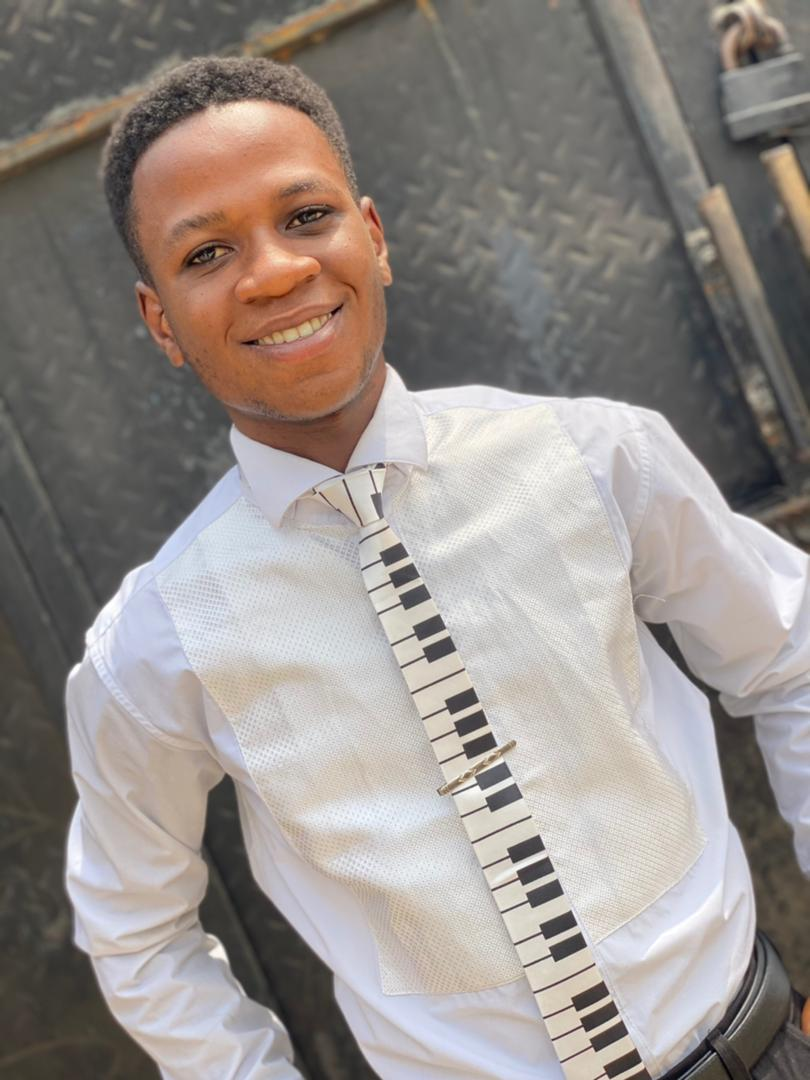
#> input picture images/akin.jpg, 810 x 1080 px, found by its file name
$ python 22_mask_hist.py
#> lines starting #> are read from the running program, lines starting #| are printed output that depends on the picture; after the words box and inside, x2 and y2 are one past the last pixel; in counts of white or black regions, pixels touching at a corner belong together
import cv2
import matplotlib.pyplot as plt
import numpy as np

img = cv2.imread("images/akin.jpg")
#> img is the input picture: shape (1080, 810, 3); mean B, G, R 137.4, 141.6, 148.9

blank = np.zeros(img.shape[:2], dtype="uint8")

gray = cv2.cvtColor(img, cv2.COLOR_BGR2GRAY)
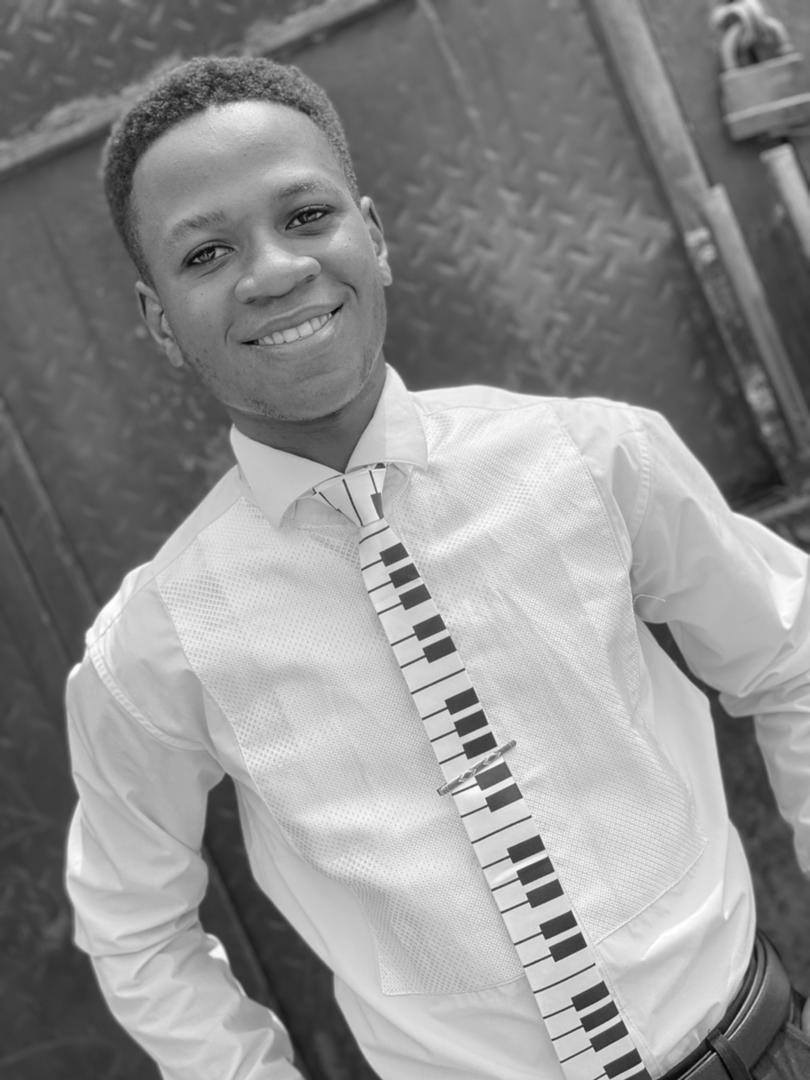
#> gray: shape (1080, 810); min 1, max 255, mean 143.3
cv2.imshow("Gray image", gray)

circle = cv2.circle(blank, (264,230), 185, 255, -1)
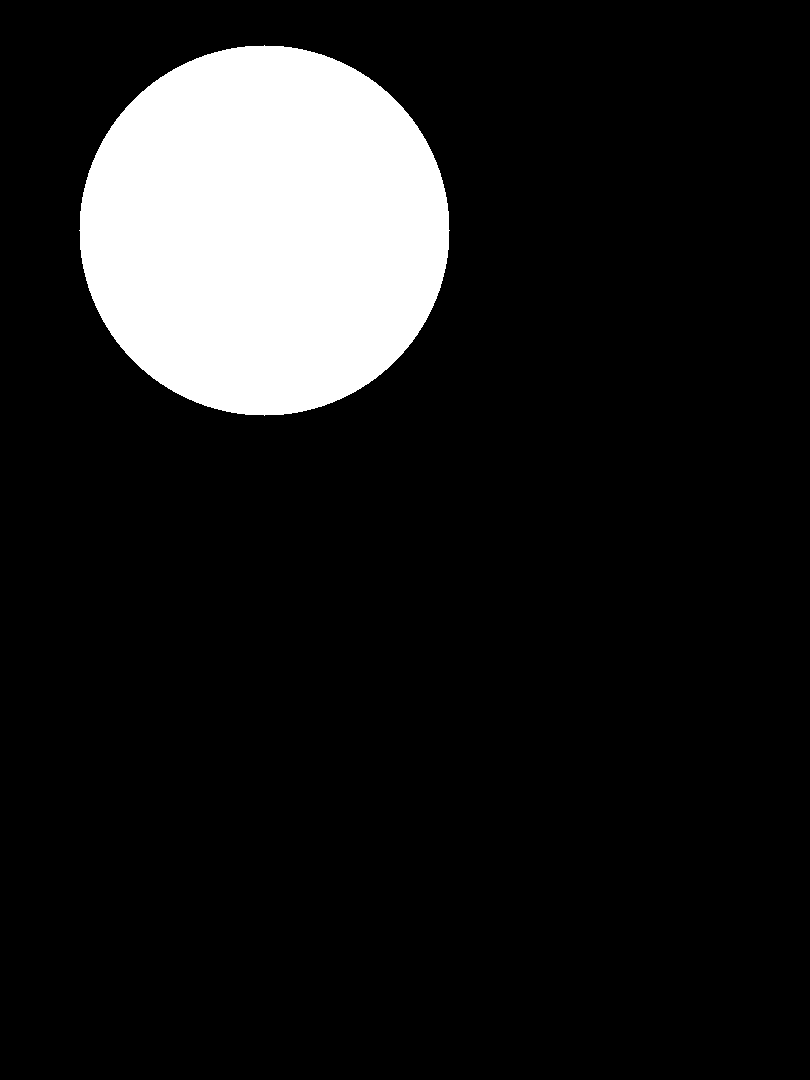
#> blank: shape (1080, 810); 12.3% white; 1 white region, box (x1, y1, x2, y2) and area: (79, 45, 450, 416) 107501

mask = cv2.bitwise_and(gray, gray, mask=circle)
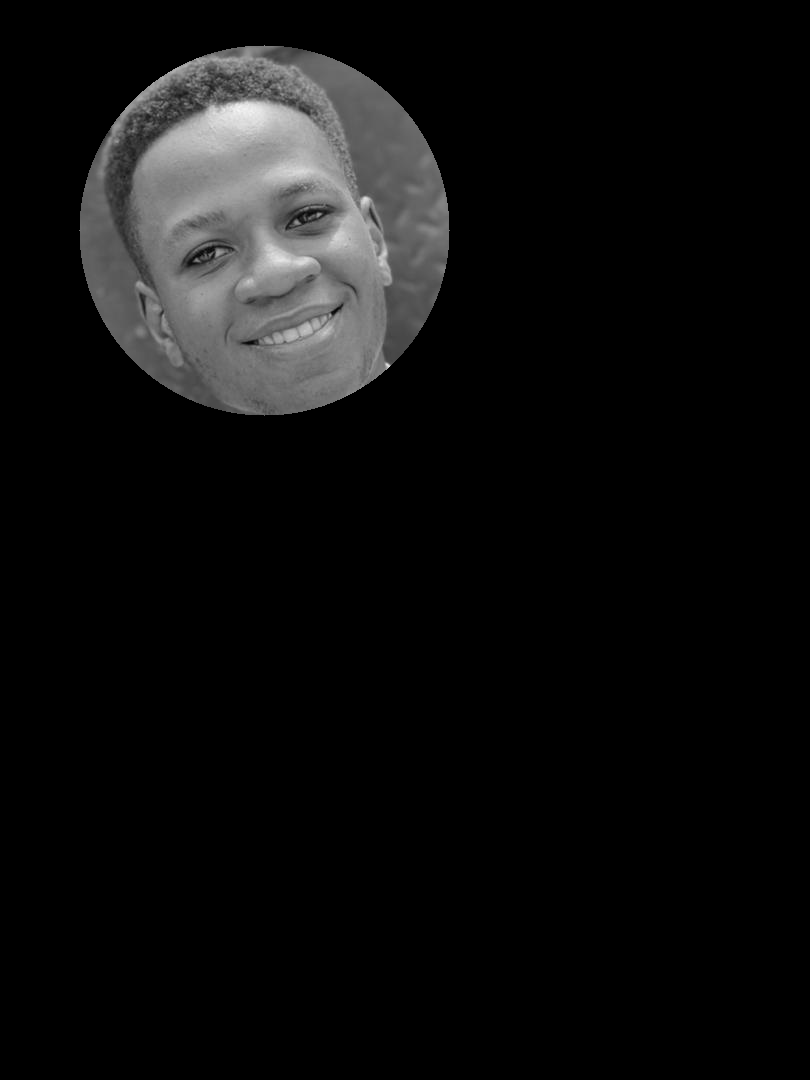
#> mask: shape (1080, 810); min 0, max 246, mean 14.5
cv2.imshow("Masked image", mask)
# Grayscale histogram
gray_hist = cv2.calcHist([gray], [0], mask, [256], [0,256])
#> gray_hist = 256 values, max 1921 at index 96, min 0 at index 0, mean 419.9

# plot histogram
# plt.figure(), plt.title("Grayscale Histogram")
# plt.xlabel("Bins"), plt.ylabel("# of pixels")
# plt.plot(gray_hist), plt.xlim([0,256]), plt.show()

fig, ax = plt.subplots()
ax.plot(gray_hist)
ax.set(title="Grayscale histogram", xlabel="Bins", ylabel="# of pixels"), plt.xlim([0,256]), plt.show()
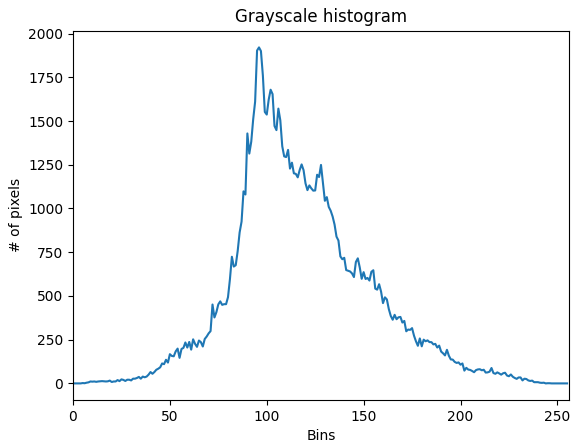
#> figure drawn by matplotlib, 1 panel; curve peaks at x = 96, y = 1921

cv2.waitKey(0)

$ run again, with images/abis.jpg copied over images/akin.jpg
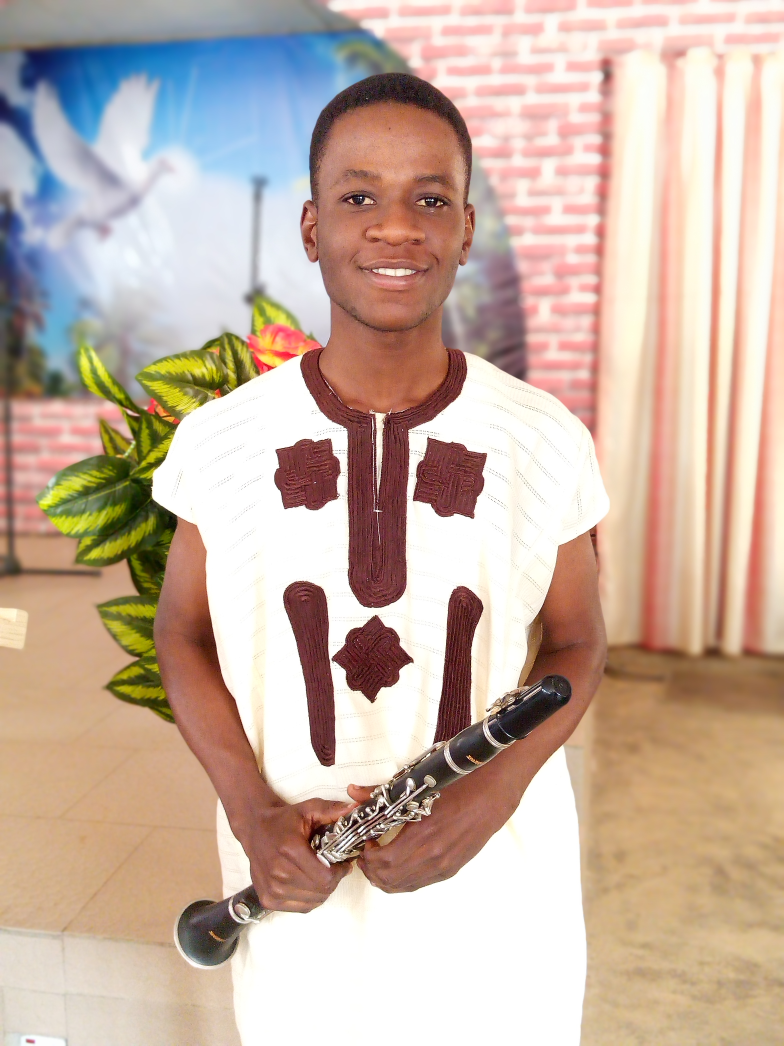
#> input picture images/abis.jpg, 2352 x 3136 px, found by its file name (shown at 1/3 size)
#> img is the input picture: shape (3136, 2352, 3); mean B, G, R 163.5, 177.8, 200
#> `circle = cv2.circle(blank, (264,230), 185, 255, -1)`:
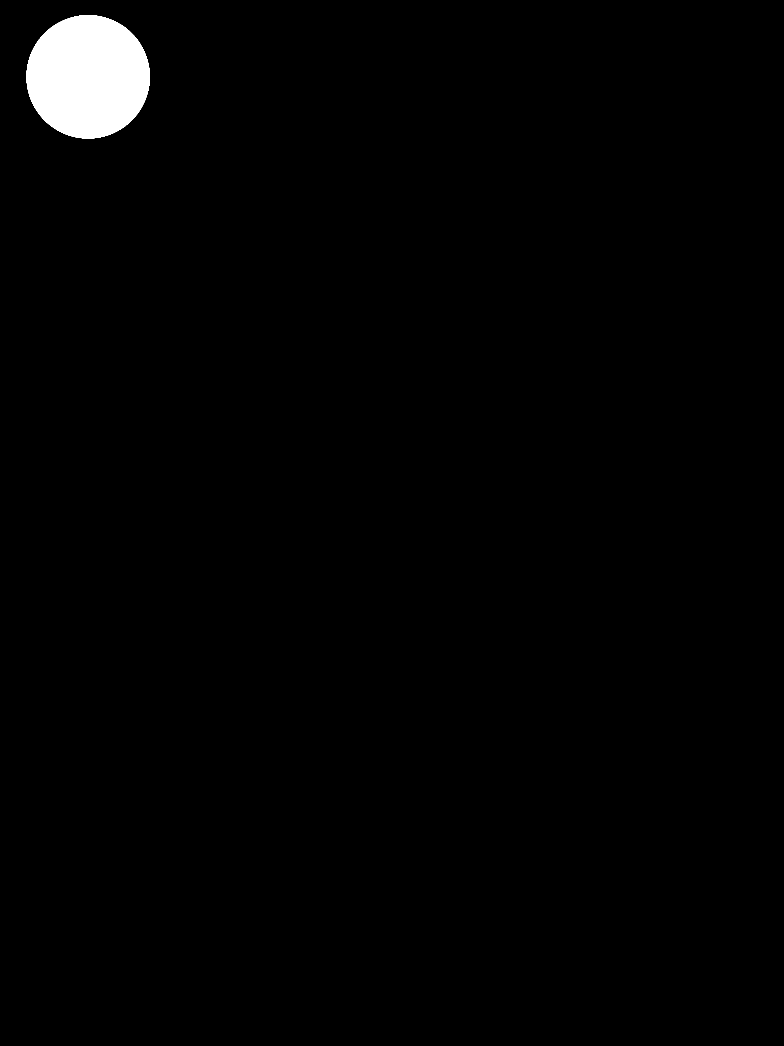
#> blank: shape (3136, 2352) (shown at 1/3 size); 1.5% white; 1 white region, box (x1, y1, x2, y2) and area: (79, 45, 450, 416) 107501
#> gray_hist = 256 values, max 1277 at index 157, min 0 at index 0, mean 419.9
#> `ax.set(title="Grayscale histogram", xlabel="Bins", ylabel="# of pixels..`:
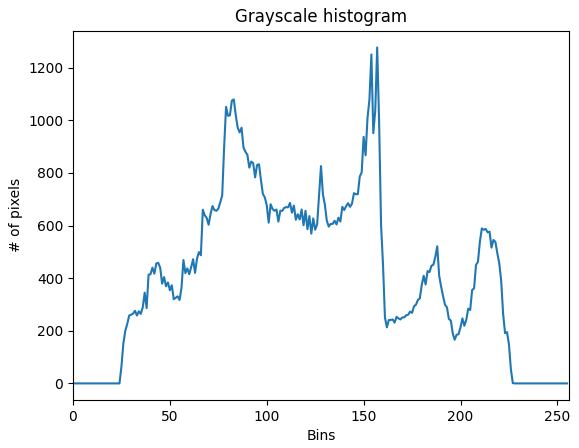
#> figure drawn by matplotlib, 1 panel; curve peaks at x = 157, y = 1277
